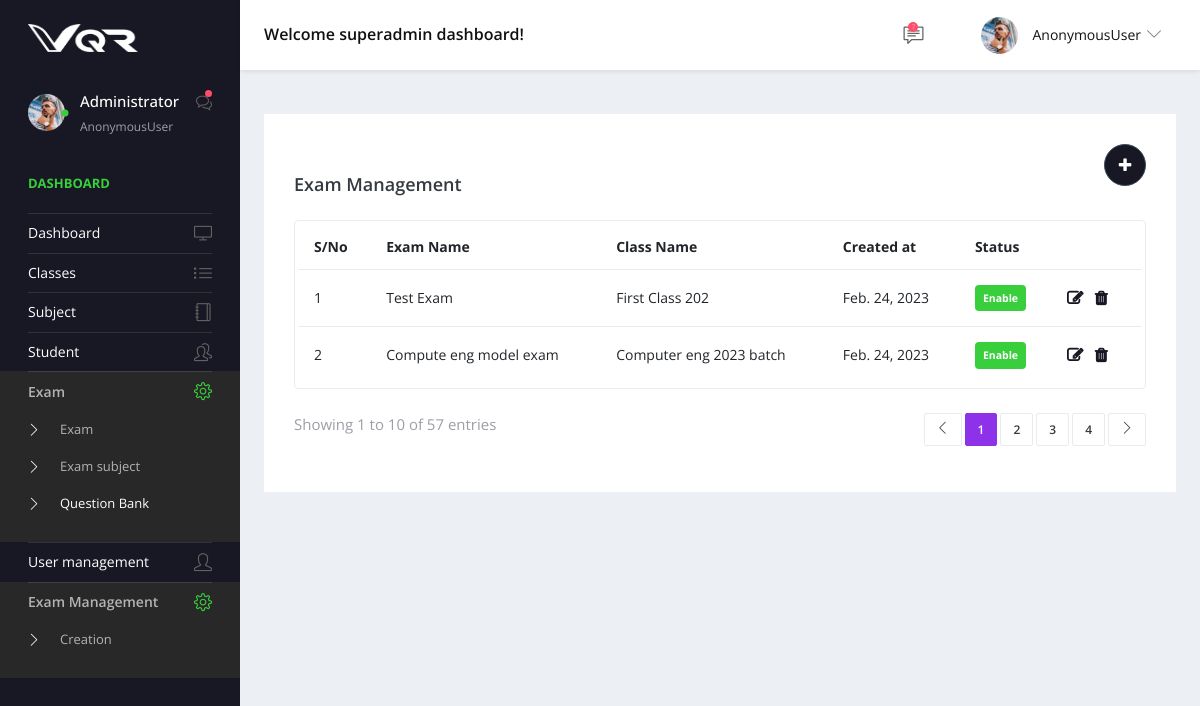
Page /exam on the committed database.
### app/models.py (models this page shows)
class common_table(models.Model):
    created_by = models.ForeignKey(User, related_name="%(app_label)s_%(class)s_ownership",on_delete=models.CASCADE,null=True)
    created_dt = models.DateField(auto_now=True)
    updated_by =  models.ForeignKey(User, related_name="%(app_label)s_%(class)s_ownership1",on_delete=models.CASCADE,null=True)
    updated_dt = models.DateField(null=True)
    created_tm = models.TimeField(auto_now=True)
    updated_tm = models.TimeField(null=True)
    status = models.CharField(max_length=10, null=True)
    class Meta:
        abstract = True

class Exam_master(common_table):
    exam_name = models.CharField(max_length=25,null=True)
    class_id = models.ForeignKey(Class_master,related_name='Exam_master_class_id',on_delete=models.CASCADE,null=True)
    duration = models.CharField(max_length=25,null=True)

class Class_master(common_table):
    name  = models.CharField(max_length=25,null=True)

### app/views.py (the view)
# urls.py: path('exam',views.exam,name='exam'),
def exam(request):
    data = Exam_master.objects.all()
    context = {
        'data':data
    }
    return render(request,'exam.html',context)

### app/templates/exam.html (shortened to what this page needs)
{% extends 'base.html' %}
{% block content %}
<div class="content-wrapper">
    <div class="row">
      <div class="col-md-12 grid-margin stretch-card">
        <div class="card">
          <div class="card-body">
            <a href="{% url 'create_exam' %}">
            <button style=" float: right;background: #181824;" type="button" class="btn btn-dark btn-rounded btn-icon">
                <i class="fa fa-plus m-1"></i>
              </button>
          </a>
            <br>
            <div class="d-sm-flex align-items-center mb-4">
              <h4 class="card-title mb-sm-0 mt-2">Exam Management</h4>
            </div>
            <div class="table-responsive border rounded p-1">
              <table class="table">
                <thead>
                  <tr>
                    <th class="font-weight-bold"> S/No</th>
                    <th class="font-weight-bold">Exam Name</th>
                    <th class="font-weight-bold">Class Name</th>
                    <th class="font-weight-bold">Created at</th>
                    <th class="font-weight-bold">Status</th>
                    <th>
                    </th>
                  </tr>
                </thead>
                <tbody>
                  {% for i in data %}
                  <tr>
                    <td>{{forloop.counter}}</td>
                    <td>
                      {{i.exam_name}}
                    </td>
                    <td>
                      {{i.class_id.name}}
                    </td>
                    <td> {{i.class_id.created_dt}}</td>
                    <td>
                      <div class="badge badge-success p-2">Enable</div>
                    </td>
                    <td>
                        <a href=""> <i style="color: #181824;
                            font-weight: bold;
                            font-size: 16px;" class="fa fa-edit"></i></a>
                        <a href="" class="m-2"> <i style="color: #181824;
                            font-weight: bold;
                            font-size: 16px;" class="fa fa-trash"></i></a>
                    </td>
                  </tr>
                  {% endfor %}
                </tbody>
              </table>
            </div>
            <div class="d-flex mt-4 flex-wrap">
              <p class="text-muted">Showing 1 to 10 of 57 entries</p>
              <nav class="ml-auto">
                <ul class="pagination separated pagination-info">
                  <li class="page-item"><a href="#" class="page-link"><i class="icon-arrow-left"></i></a></li>
                  <li class="page-item active"><a href="#" class="page-link">1</a></li>
                  <li class="page-item"><a href="#" class="page-link">2</a></li>
                  <li class="page-item"><a href="#" class="page-link">3</a></li>
                  <li class="page-item"><a href="#" class="page-link">4</a></li>
                  <li class="page-item"><a href="#" class="page-link"><i class="icon-arrow-right"></i></a></li>
                </ul>
              </nav>
            </div>
          </div>
        </div>
      </div>
    </div>
  </div>
{% endblock %}

### rows in the picture
Exam_master: exam_name "Test Exam", class_id.name "First Class 202", class_id.created_dt "Feb. 24, 2023"
Exam_master: exam_name "Compute eng model exam", class_id.name "Computer eng 2023 batch", class_id.created_dt "Feb. 24, 2023"

### other values in the picture
{{ request.user }} "AnonymousUser"
